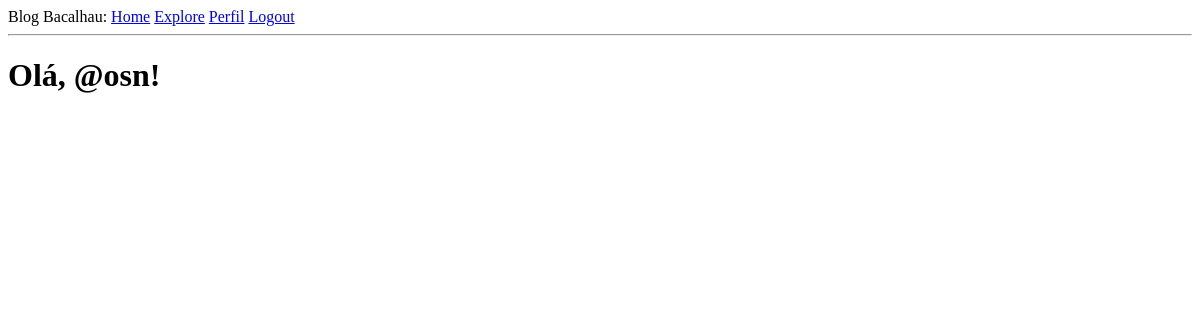
Page /explore (signed in) on the earlier database version.
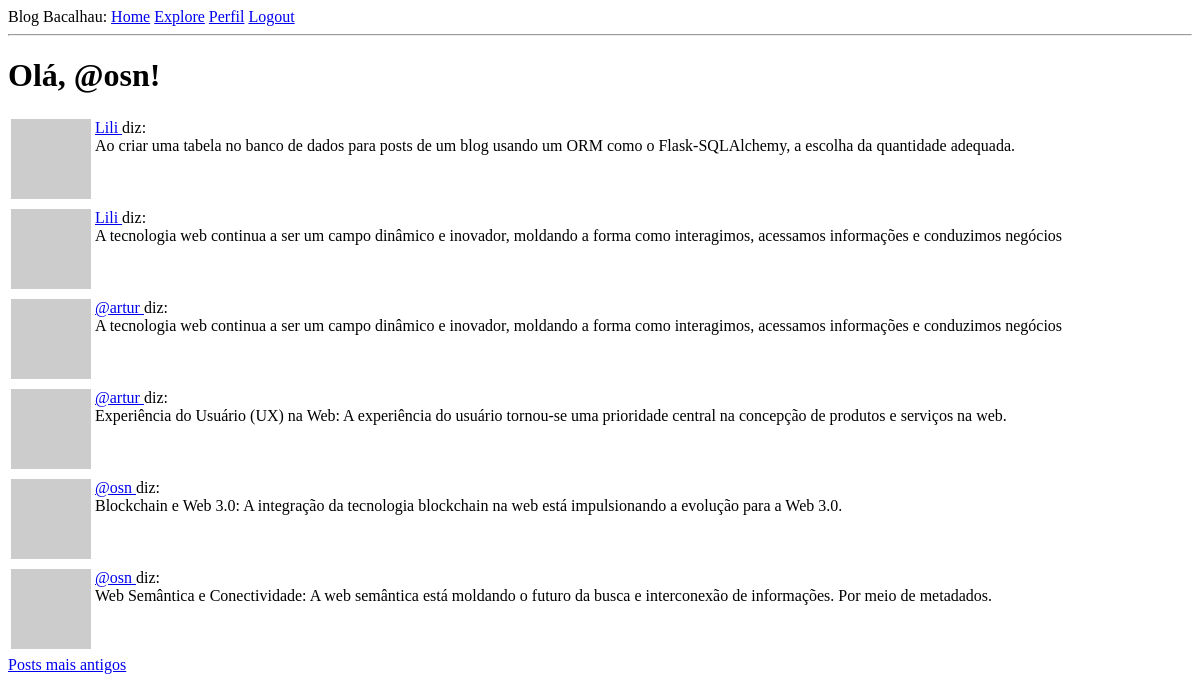
Same page on the later database version.
### app/models.py (models this page shows, shortened)
class Post(db.Model):
    id: so.Mapped[int] = so.mapped_column(primary_key=True)
    body: so.Mapped[str] = so.mapped_column(sa.Text(256), nullable=False)
    timestamp: so.Mapped[datetime] = so.mapped_column(
        index=True, default=lambda: datetime.now(timezone.utc))
    user_id: so.Mapped[int] = so.mapped_column(sa.ForeignKey(User.id),
        index=True)
    author: so.Mapped[User] = so.relationship(back_populates='posts')

class User(UserMixin, db.Model):
    id: so.Mapped[int] = so.mapped_column(primary_key=True)
    username: so.Mapped[str] = so.mapped_column(sa.String(64), index=True, unique=True)
    email: so.Mapped[str] = so.mapped_column(sa.String(120), index=True, unique=True)
    password_hash: so.Mapped[Optional[str]] = so.mapped_column(sa.String(256))
    about_me: so.Mapped[Optional[str]] = so.mapped_column(sa.String(256))
    last_seen: so.Mapped[Optional[datetime]] = so.mapped_column(default=lambda: datetime.now(timezone.utc))
    posts: so.WriteOnlyMapped['Post'] = so.relationship(back_populates='author')
    following: so.WriteOnlyMapped['User'] = so.relationship(
        secondary=followers, primaryjoin=(followers.c.follower_id == id),
        secondaryjoin=(followers.c.followed_id == id),
        back_populates='followers')
    followers: so.WriteOnlyMapped['User'] = so.relationship(
        secondary=followers, primaryjoin=(followers.c.followed_id == id),
        secondaryjoin=(followers.c.follower_id == id),
        back_populates='following')
    def avatar(self, size):
        digest = md5(self.email.lower().encode('utf-8')).hexdigest()
        return f'https://www.gravatar.com/avatar/{digest}?d=identicon&s={size}'

### app/routes.py (the view)
@app.route('/explore')
@login_required
def explore():
    page = request.args.get('page', 1, type=int)
    query = sa.select(Post).order_by(Post.timestamp.desc())
    posts = db.paginate(query, page=page,
                        per_page=app.config['POSTS_PER_PAGE'], error_out=False)
    next_url = url_for('explore', page=posts.next_num) \
        if posts.has_next else None
    prev_url = url_for('explore', page=posts.prev_num) \
        if posts.has_prev else None
    return render_template("index.html", title='Explore', posts=posts.items,
                        next_url=next_url, prev_url=prev_url)

### app/models.py (called while the page is built)
@login.user_loader
def load_user(id):
    return db.session.get(User, int(id))

### app/routes.py (called while the page is built)
@app.before_request
def before_request():
    if current_user.is_authenticated:
        current_user.last_seen = datetime.now(timezone.utc)
        db.session.commit()

### app/templates/index.html (shortened to what this page needs)
{% extends "base.html" %}
{% block content %}
    <h1>Olá, {{ current_user.username }}!</h1>
    {% for post in posts %}
        {% include '_post.html' %}
    {% endfor %}
    {% if next_url %}
    <a href="{{ next_url }}">Posts mais antigos</a>
    {% endif %}
{% endblock %}

### app/templates/_post.html
<table>
    <tr valign="top">
        <td><img src="{{ post.author.avatar(36) }}"></td>
        <td>
            <a href="{{ url_for('user', username=post.author.username) }}">
                {{ post.author.username }}
            </a>
            diz:<br>{{ post.body }}
        </td>
    </tr>
</table>

Differences in the rows shown:
added Post: author.username "Lili", body "Ao criar uma tabela no banco de dados para posts de um blog usando um ORM como o Flask-SQLAlchemy, a escolha da quantidade adequada."
added Post: author.username "Lili", body "A tecnologia web continua a ser um campo dinâmico e inovador, moldando a forma como interagimos, acessamos informações e conduzimos negócios"
added Post: author.username "@artur", body "A tecnologia web continua a ser um campo dinâmico e inovador, moldando a forma como interagimos, acessamos informações e conduzimos negócios"
added Post: author.username "@artur", body "Experiência do Usuário (UX) na Web: A experiência do usuário tornou-se uma prioridade central na concepção de produtos e serviços na web."
added Post: author.username "@osn", body "Blockchain e Web 3.0: A integração da tecnologia blockchain na web está impulsionando a evolução para a Web 3.0."
added Post: author.username "@osn", body "Web Semântica e Conectividade: A web semântica está moldando o futuro da busca e interconexão de informações. Por meio de metadados."
Other differences:
text now shown: "Posts mais antigos"
